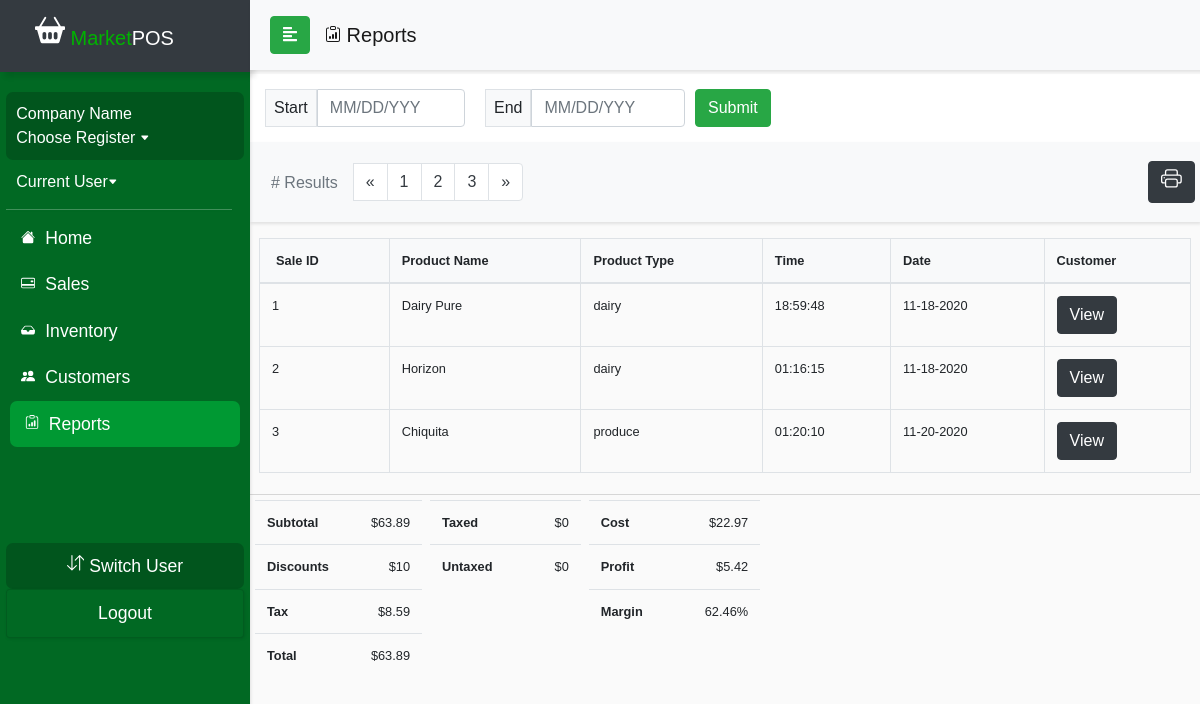
The app's page /currentDraft/reportsLinesTemplate.php, older data.
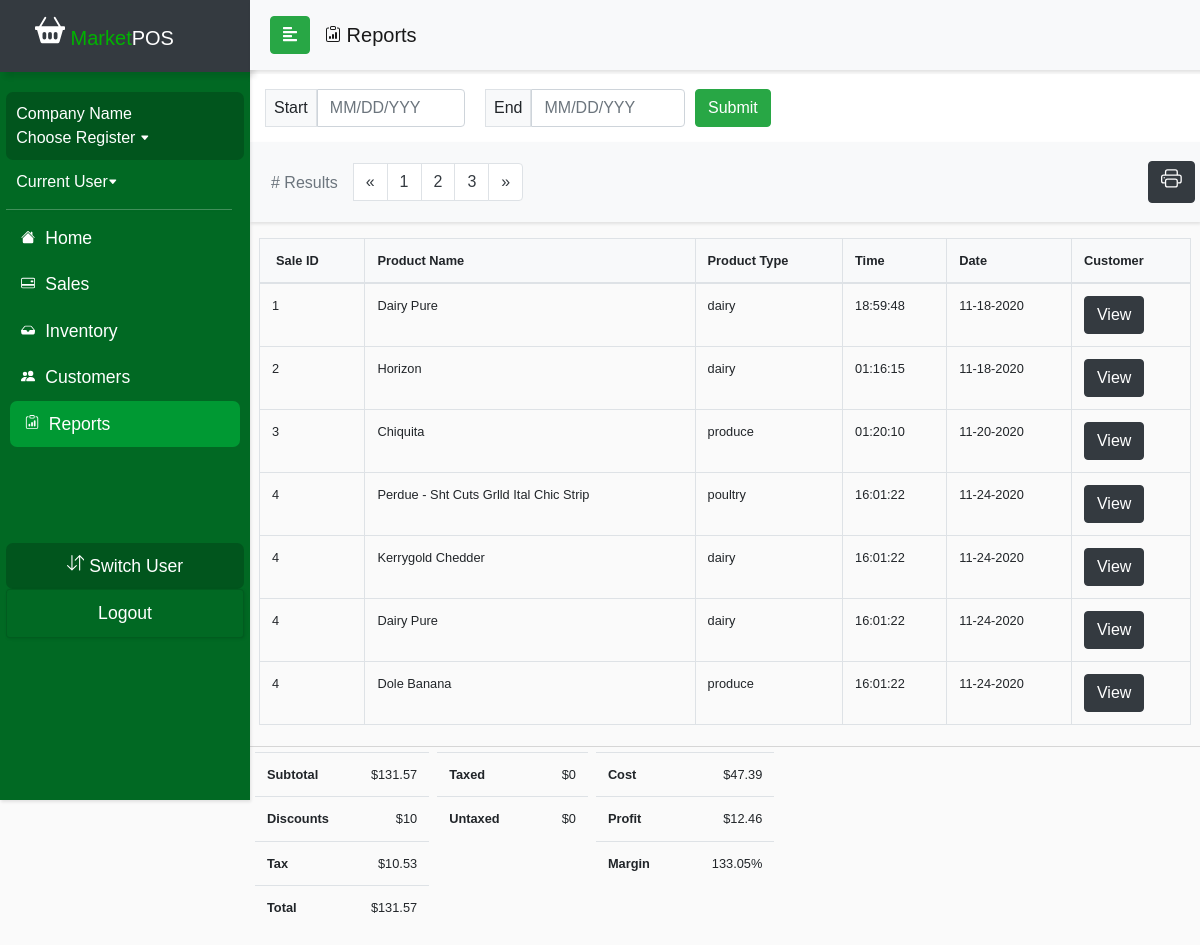
The same page, newer data.
### tables this page shows
CREATE TABLE `ticket_system` (
  `ticket_id` int(11) NOT NULL,
  `date` date DEFAULT NULL,
  `company_name` varchar(50) DEFAULT NULL,
  `time` time DEFAULT NULL,
  `quantity` int(11) DEFAULT NULL,
  `subtotal` float DEFAULT NULL,
  `total` float DEFAULT NULL,
  `discount` float DEFAULT NULL,
  `tax` float DEFAULT NULL,
  `tax_rate` float DEFAULT NULL,
  `cash` float DEFAULT NULL,
  `credit` float DEFAULT NULL,
  `cart_purchase` tinyint(1) DEFAULT NULL,
  `customer_id` int(11) DEFAULT NULL,
  `employee_id` int(11) DEFAULT NULL
);

CREATE TABLE `product_inventory` (
  `product_id` int(11) NOT NULL,
  `productName` varchar(50) NOT NULL,
  `productType` varchar(50) NOT NULL,
  `productSubType` varchar(50) NOT NULL,
  `unit_price` float NOT NULL,
  `cost` float NOT NULL,
  `in_stock` int(11) NOT NULL,
  `vendor_id` int(11) DEFAULT NULL,
  `OID` int(11) DEFAULT NULL
);

### currentDraft/reportsLinesTemplate.php (the view, shortened to what the changed rows need)
<?php
include_once('config.php');
$query = "SELECT ticket_system.*, product_inventory.productName, product_inventory.productType FROM ticket_system
      LEFT JOIN cart_inprogress ON ticket_system.ticket_id=cart_inprogress.CID LEFT JOIN cart ON cart_inprogress.CID=cart.CID
      LEFT JOIN product_inventory ON cart.product_id=product_inventory.product_id";
$result = mysqli_query($conn, $query);
?>
<!DOCTYPE html>
<html>
<head>
  <link rel="stylesheet" href="css/bootstrap.min.css">
  <link rel="stylesheet" href="userStyle2.css">
  <link rel="stylesheet" href="css/jquery.mCustomScrollbar.min.css">
  <link rel="stylesheet" href="css/bootstrap-datepicker3.css">
</head>
<body>
  <div>
    <nav id="sidebar">
      <div class="sidebar-header bg-dark">
        <h1><span><a class="navbar-brand relative-top" href="indexDraft.php">
              <span style="color: #00b300"> Market</span>POS</a></h1>
      </div>
  </div>
  <div id="content">
    <br>
    <div class="wrapper" class="bg-white">
      <div class="row px-4 justify-content-center">
        <table class="table table-bordered table-hover mt-3" id="table" style="font-size:80%;">
          <thead class="bg-light">
            <tr>
              <th class="px-3"> Sale ID </th>
              <th> Product Name </th>
              <th> Product Type </th>
              <th> Time </th>
              <th> Date </th>
              <th> Customer</th>
            </tr>
          </thead>
          <tbody >
          <?php
    if (isset($_POST['submit'])) {
    $DateBegin = date('Y-m-d', strtotime($_POST['sdate']));
    $DateEnd = date('Y-m-d', strtotime($_POST['edate']));
    $search = mysqli_real_escape_string($conn, $DateBegin);
    while ($row = mysqli_fetch_assoc($result)) {
    if (($row['date'] >= $DateBegin) && ($row['date'] <= $DateEnd)){
        echo "<tr><td>"
        . $row['ticket_id'] . "</td><td>". $row['productName'] . "</td><td>" . $row['productType'] . "</td><td>"
        . $row['time'] . "</td><td>" . date('m-d-Y', strtotime($row['date'])) . "</td><td><a class='btn btn-dark'
        role='button' href='customerDetail.php?Detail=". $row['customer_id'] . "'>View</a>";
      }
      }
        ?>
                </tbody>
            </table>
          </div>
          <div id="contentline"></div>
          <div class="row pl-3">
            <div class="px-1">
              <table class="table table-responsive" style="font-size:80%;">
                <thead>
                </thead>
                <tbody>
                  <tr>
                  <?php
                  $sum=0;
                  $sql = "SELECT subtotal FROM ticket_system WHERE date BETWEEN '$DateBegin' and '$DateEnd'";
                  $result = mysqli_query($conn, $sql);
                  while ($row = mysqli_fetch_assoc($result)) {
                       $sum += $row['subtotal'];
                  }
                  ?>
                    <th style="padding-right: 30px;"> Subtotal </th>
                    <td class="text-right">$<?php echo $sum; ?></td>
                  </tr>
                  <tr>
                  <?php
                  $sum=0;
                  $sql = "SELECT discount FROM ticket_system WHERE date BETWEEN '$DateBegin' and '$DateEnd'";
                  $result = mysqli_query($conn, $sql);
                  while ($row = mysqli_fetch_assoc($result)) {
                  $sum += $row['discount'];
                  }
                  ?>
                    <th style="padding-right: 30px;"> Discounts </th>
                    <td class="text-right">$<? echo $sum; ?></td>
                  </tr>
                  <tr>
                  <?php
                  $sum=0;
                  $sql = "SELECT tax FROM ticket_system WHERE date BETWEEN '$DateBegin' and '$DateEnd'";
                  $result = mysqli_query($conn, $sql);
                  while ($row = mysqli_fetch_assoc($result)) {
                  $sum += $row['tax'];
                  }
                  ?>
                    <th style="padding-right: 30px;"> Tax </th>
                    <td class="text-right">$<?php echo $sum; ?></td>
                  </tr>
                  <tr>
                  <?php
                  $sum=0;
                  $sql = "SELECT total FROM ticket_system WHERE date BETWEEN '$DateBegin' and '$DateEnd'";
                  $result = mysqli_query($conn, $sql);
                  while ($row = mysqli_fetch_assoc($result)) {
                  $sum += $row['total'];
                  }
                  ?>
                    <th style="padding-right: 30px;"> Total </th>
                    <td class="text-right">$<? echo $sum ?></td>
                  </tr>
                </tbody>
              </table>
            </div>
            <div class="px-1">
              <table class="table table-responsive" style="font-size:80%;">
                <thead>
                </thead>
                <tbody>
                  <tr>
                    <th style="padding-right: 50px;"> Taxed </th>
                    <td class="text-right">$0</td>
                  </tr>
                  <tr>
                    <th style="padding-right: 50px;"> Untaxed </th>
                    <td class="text-right">$0</td>
                  </tr>
                </tbody>
              </table>
            </div>
            <div class="px-1">
              <table class="table table-responsive" style="font-size:80%;">
                <thead>
                </thead>
                <tbody>
                  <tr>
                  <?php
                  $sum=0;
                  $sql = "SELECT ticket_system.*, product_inventory.cost, product_inventory.unit_price FROM ticket_system
                            LEFT JOIN cart_inprogress ON ticket_system.ticket_id=cart_inprogress.CID
                            LEFT JOIN cart ON cart_inprogress.CID=cart.CID LEFT JOIN product_inventory
                            ON cart.product_id=product_inventory.product_id WHERE ticket_system.date
                            BETWEEN '$DateBegin' and '$DateEnd'";
                  $result = mysqli_query($conn, $sql);
                  while ($row = mysqli_fetch_assoc($result)) {
                          $sum += $row['cost'];
                    }
                  ?>
                    <th style="padding-right: 50px;"> Cost </th>
                    <td class="text-right">$<?php echo $sum; ?></td>
                  </tr>
                  <tr>
              <?php
              $sum=0;
              $sql = "SELECT ticket_system.*, product_inventory.cost, product_inventory.unit_price FROM ticket_system
                            LEFT JOIN cart_inprogress ON ticket_system.ticket_id=cart_inprogress.CID
                            LEFT JOIN cart ON cart_inprogress.CID=cart.CID LEFT JOIN product_inventory
                            ON cart.product_id=product_inventory.product_id WHERE ticket_system.date
                            BETWEEN '$DateBegin' and '$DateEnd'";
              $result = mysqli_query($conn, $sql);
              while ($row = mysqli_fetch_assoc($result)) {
                    $profit = $row['unit_price'] - $row['cost'];
                    $sum += $profit;
                }
              ?>
                <th style="padding-right: 50px;"> Profit </th>
                <td class="text-right">$<?php echo $sum; ?></td>
              </tr>
              <tr>
              <?php
              $sum=0;
              $sql = "SELECT ticket_system.*, product_inventory.cost, product_inventory.unit_price FROM ticket_system
                            LEFT JOIN cart_inprogress ON ticket_system.ticket_id=cart_inprogress.CID
                            LEFT JOIN cart ON cart_inprogress.CID=cart.CID LEFT JOIN product_inventory
                            ON cart.product_id=product_inventory.product_id WHERE ticket_system.date
                            BETWEEN '$DateBegin' and '$DateEnd'";
              $result = mysqli_query($conn, $sql);
              while ($row = mysqli_fetch_assoc($result)) {
                $operation = ($profit/$row['unit_price']) * 100;
                $margin = number_format($operation, 2, '.', '');
                      $sum += $margin;
                }
              ?>
                <th style="padding-right: 50px;"> Margin </th>
                <td class="text-right"><?php echo $sum; ?>%</td>
              </tr>
                </tbody>
              </table>
            </div>
          </div>
        </div>
    <?php
    }
    else {
      while ($row = mysqli_fetch_assoc($result)) {
        echo "<tr><td>"
        . $row['ticket_id'] . "</td><td>". $row['productName'] . "</td><td>" . $row['productType'] . "</td><td>"
        . $row['time'] . "</td><td>" . date('m-d-Y', strtotime($row['date'])) . "</td><td><a class='btn btn-dark'
        role='button' href='customerDetail.php?Detail=". $row['customer_id'] . "'>View</a>";
      }
    }
    ?>
            </tbody>
        </table>
      </div>
      <div class="row pl-3">
        <div class="px-1">
          <table class="table table-responsive" style="font-size:80%;">
            <tbody>
              <tr>
              <?php
                  $sum=0;
                  $sql = "SELECT * FROM ticket_system";
                  $result = mysqli_query($conn, $sql);
                  while ($row = mysqli_fetch_assoc($result)) {
                  $sum += $row['subtotal'];
                  }
                  ?>
                    <th style="padding-right: 30px;"> Subtotal </th>
                    <td class="text-right">$<?php echo $sum; ?></td>
                  </tr>
                  <tr>
                    <th style="padding-right: 30px;"> Discounts </th>
                  </tr>
                  <tr>
                  <?php
                  $sum=0;
                  $sql = "SELECT * FROM ticket_system";
                  $result = mysqli_query($conn, $sql);
                  while ($row = mysqli_fetch_assoc($result)) {
                  $sum += $row['tax'];
                  }
                  ?>
                    <th style="padding-right: 30px;"> Tax </th>
                    <td class="text-right">$<?php echo $sum; ?></td>
                  </tr>
                  <tr>
                  <?php
                  $sum=0;
                  $sql = "SELECT * FROM ticket_system";
                  $result = mysqli_query($conn, $sql);
                  while ($row = mysqli_fetch_assoc($result)) {
                  $sum += $row['total'];
                  }
                  ?>
                    <th style="padding-right: 30px;"> Total </th>
                    <td class="text-right">$<? echo $sum; ?></td>
                  </tr>
            </tbody>
          </table>
        </div>
        <div class="px-1">
          <table class="table table-responsive" style="font-size:80%;">
            <tbody>
              <tr>
                <th style="padding-right: 50px;"> Taxed </th>
              </tr>
              <tr>
                <th style="padding-right: 50px;"> Untaxed </th>
              </tr>
            </tbody>
          </table>
        </div>
        <div class="px-1">
          <table class="table table-responsive" style="font-size:80%;">
            <tbody>
              <tr>
              <?php
              $sum=0;
              $sql = "SELECT ticket_system.*, product_inventory.cost, product_inventory.unit_price FROM ticket_system
                        LEFT JOIN cart_inprogress ON ticket_system.ticket_id=cart_inprogress.CID
                        LEFT JOIN cart ON cart_inprogress.CID=cart.CID LEFT JOIN product_inventory
                        ON cart.product_id=product_inventory.product_id";
              $result = mysqli_query($conn, $sql);
              while ($row = mysqli_fetch_assoc($result)) {
                      $sum += $row['cost'];
                }
              ?>
                <th style="padding-right: 50px;"> Cost </th>
                <td class="text-right">$<?php echo $sum; ?></td>
              </tr>
              <tr>
              <?php
              $sum=0;
              $sql = "SELECT ticket_system.*, product_inventory.cost, product_inventory.unit_price FROM ticket_system
                        LEFT JOIN cart_inprogress ON ticket_system.ticket_id=cart_inprogress.CID
                        LEFT JOIN cart ON cart_inprogress.CID=cart.CID LEFT JOIN product_inventory
                        ON cart.product_id=product_inventory.product_id";
              $result = mysqli_query($conn, $sql);
              while ($row = mysqli_fetch_assoc($result)) {
                    $profit = $row['unit_price'] - $row['cost'];
                    $sum += $profit;
                }
              ?>
                <th style="padding-right: 50px;"> Profit </th>
                <td class="text-right">$<?php echo $sum; ?></td>
              </tr>
              <tr>
              <?php
              $sum=0;
              $sql = "SELECT ticket_system.*, product_inventory.cost, product_inventory.unit_price FROM ticket_system
                        LEFT JOIN cart_inprogress ON ticket_system.ticket_id=cart_inprogress.CID
                        LEFT JOIN cart ON cart_inprogress.CID=cart.CID LEFT JOIN product_inventory
                        ON cart.product_id=product_inventory.product_id";
              $result = mysqli_query($conn, $sql);
              while ($row = mysqli_fetch_assoc($result)) {
                $operation = ($profit/$row['unit_price']) * 100;
                $margin = number_format($operation, 2, '.', '');
                      $sum += $margin;
                }
              ?>
                <th style="padding-right: 50px;"> Margin </th>
                <td class="text-right"><?php echo $sum; ?>%</td>
              </tr>
            </tbody>
          </table>
        </div>
      </div>
    </div>
</body>
</html>

Row changes from the older to the newer data that the page shows:
added ticket_system: ticket_id "4", product_inventory.productName "Perdue - Sht Cuts Grlld Ital Chic Strip", product_inventory.productType "poultry", time "16:01:22", date "11-24-2020", product_inventory.productName "Kerrygold Chedder", product_inventory.productType "dairy", product_inventory.productName "Dairy Pure", product_inventory.productName "Dole Banana", product_inventory.productType "produce"
Text that changed along with them:
$sum: "63.89" → "131.57"
$sum: "8.59" → "10.53"
$sum: "22.97" → "47.39"
$sum: "5.42" → "12.46"
$sum: "62.46" → "133.05"
